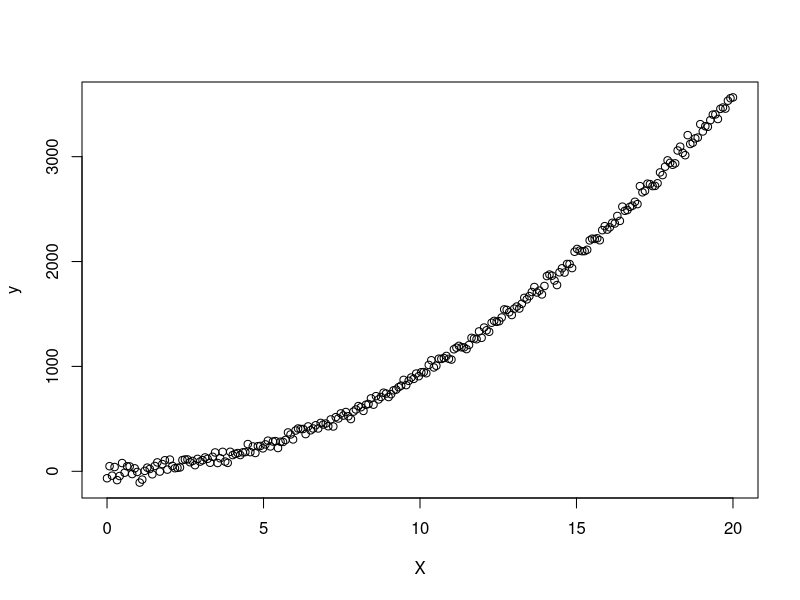

This figure's R source: (Note: this script raises an error after producing the figure.)
R2 <- function(y, y_hat)1-sum((y-y_hat)^2)/sum((y- mean(y))^2)

N <- 250

X <- seq(0, 20, length.out = N)

y <- 6.7453 + 4.9373*X + 8.7363*X^2 + rnorm(N, sd= 37)

plot(X, y)



PHI <- cbind(rep(1, N), X, X^2)

lin_reg <- LinearRegression$new()       #initializing the new method
lin_reg$fit(PHI, y, eta= 1e-4, show_curve = TRUE)
y_hat <- lin_reg$predict(PHI)

##here we just predicted in PHI instead of X and PhI has X^2 in it

plot(X,y)
lines(X, y_hat)

cat("Training R-squared : ", round(R2(y, y_hat), digits = 4))
